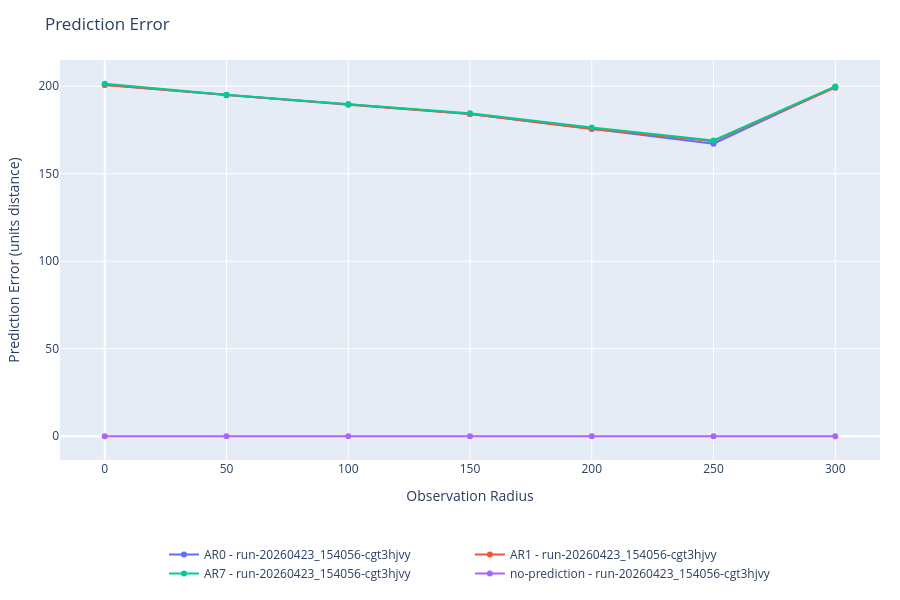
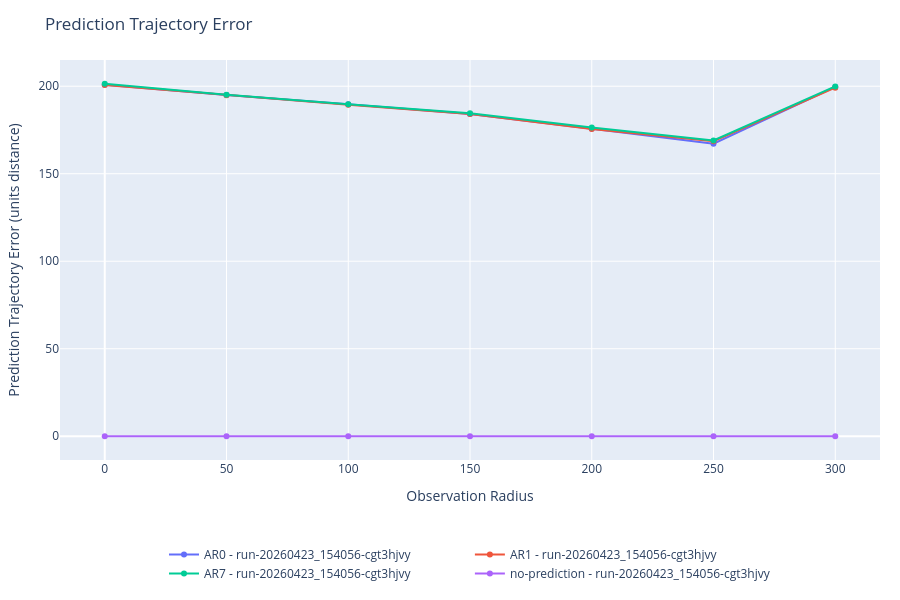
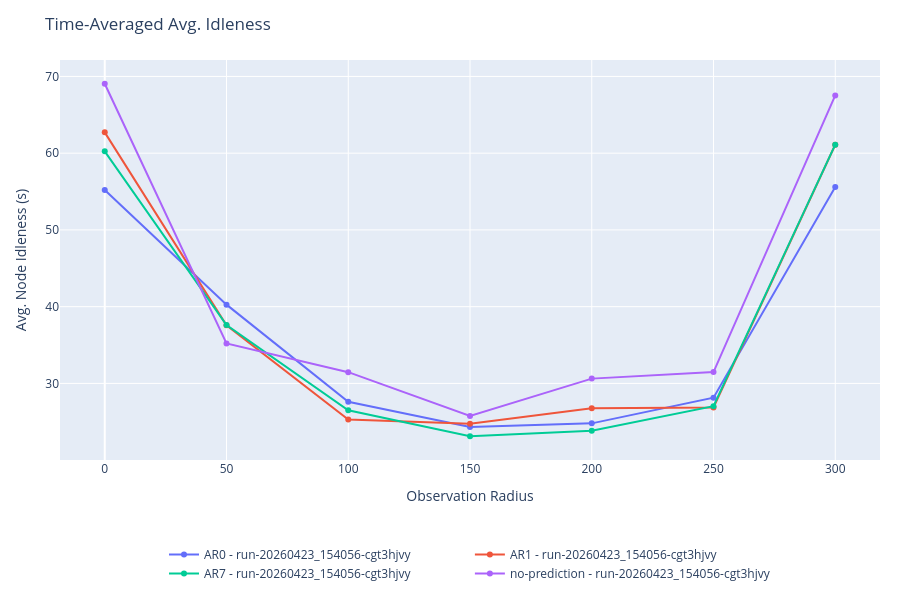
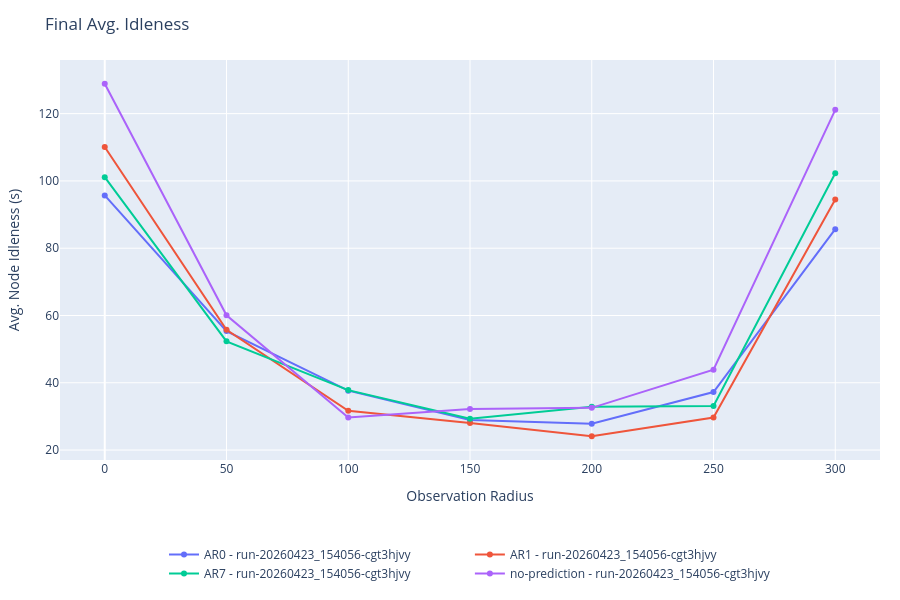

The notebook cell saved with these charts, in order:
### Code cell
import plotly.graph_objects as go
import numpy as np

# Data for plotting
categories = {
    'prediction_error_mean': {
        'title': 'Prediction Error',
        'ylabel': 'Prediction Error (units distance)',
        'xlabel': 'Observation Radius',
        'x': obs_radii,
        # Average over all episodes and all timesteps.
        'y': {
            series: [np.mean(output[series][experiment]['prediction_error_mean']) for experiment in output[series]]
                for series in output
        }
    },
    'prediction_trajectory_error_mean': {
        'title': 'Prediction Trajectory Error',
        'ylabel': 'Prediction Trajectory Error (units distance)',
        'xlabel': 'Observation Radius',
        'x': obs_radii,
        # Average over all episodes and all timesteps.
        'y': {
            series: [np.mean(output[series][experiment]['prediction_trajectory_error_mean']) for experiment in output[series]]
                for series in output
        }
    },
    'avg_idleness': {
        'title': 'Time-Averaged Avg. Idleness',
        'ylabel': 'Avg. Node Idleness (s)',
        'xlabel': 'Observation Radius',
        'x': obs_radii,
        # Average over all episodes and all timesteps.
        'y': {
            series: [np.mean(output[series][experiment]['avg_idleness']) for experiment in output[series]]
                for series in output
        }
    },
    'avg_idleness_final': {
        'title': 'Final Avg. Idleness',
        'ylabel': 'Avg. Node Idleness (s)',
        'xlabel': 'Observation Radius',
        'x': obs_radii,
        # Average over all episodes and all timesteps.
        'y': {
            series: [np.mean(output[series][experiment]['avg_idleness'][:, -1]) for experiment in output[series]]
                for series in output
        }
    },
    'avg_idleness_over_time': {
        'title': 'Avg. Idleness vs. Time',
        'ylabel': 'Avg. Node Idleness (s)',
        'xlabel': 'Time Steps',
        # One trace per test/experiment: average over episodes, keep time dimension.
        'y': {
            series: {
                experiment: np.mean(output[series][experiment]['avg_idleness'], axis=0)
                for experiment in output[series]
            }
            for series in output
        }
    },
    'communication_requests': {
        'title': 'Communication Requests vs. Observation Radius',
        'ylabel': 'Communication Requests',
        'xlabel': 'Observation Radius',
        'x': obs_radii,
        'y': {
            series: [np.mean(output[series][experiment]['communication']['requests_made']) for experiment in output[series]]
                for series in output
        }
    },
    'communication_requests_time': {
        'title': 'Cumulative Communication Requests vs. Time',
        'ylabel': 'Communication Requests',
        'xlabel': 'Time Steps',
        'y': {
            series: {
                experiment: np.cumsum(np.mean(output[series][experiment]['communication']['requests_made'], axis=0))
                for experiment in output[series]
            }
            for series in output
        }
    }
}

# Miscelaneous statistics.
timesteps = [np.max([np.max(output[series][experiment]['deltaSteps'].shape[1]) for experiment in output[series]]) for series in output]

for category in categories:
    fig = go.Figure()
    x = categories[category].get('x', None)
    y_data = categories[category]['y']
    show_legend = True

    # Detect nested dict: {series: {experiment: array}} — data with a time dimension.
    is_time_series = (
        isinstance(y_data, dict)
        and len(y_data) > 0
        and isinstance(next(iter(y_data.values())), dict)
    )

    if is_time_series:
        for series, tests in y_data.items():
            for test_name, values in tests.items():
                x_local = np.arange(1, len(values) + 1)
                fig.add_trace(go.Scatter(
                    x=x_local,
                    y=values,
                    mode='lines',
                    name=f"{series} | {test_name}",
                    hovertemplate=f'{series} | {test_name}' + ': %{y:.4f}<extra></extra>',
                    line={
                        "color": 'red' if "no-prediction" in series else 'blue',
                    }
                ))
    elif isinstance(y_data, dict):
        for series, values in y_data.items():
            x_local = x
            if x_local is None:
                x_local = np.linspace(0, 1, len(values))
            if len(values) == 1:
                # Plot a bar instead of a point if there's only one value, to make it more visible.
                fig.add_trace(go.Bar(
                    x=[series],
                    y=values,
                    name=series,
                    hovertemplate=f'{series}' + ': %{y:.4f}<extra></extra>',
                ))
                show_legend = False  # Legend is not needed if we're labeling bars directly.
            else:
                fig.add_trace(go.Scatter(
                    x=x_local,
                    y=values,
                    mode='lines+markers',
                    name=series,
                    hovertemplate='%{x:.2f}: %{y:.4f}<extra></extra>'
                ))
    else:
        values = y_data
        x_local = x
        if x_local is None:
            x_local = np.linspace(0, 1, len(values))
        fig.add_trace(go.Scatter(
            x=x_local,
            y=values,
            mode='lines+markers',
            hovertemplate='%{x:.2f}: %{y:.4f}<extra></extra>'
        ))
    
    title = categories[category]['title']
    xlabel = 'Scenario' if "xlabel" not in categories[category] else categories[category]['xlabel']
    ylabel = f"Timesteps out of {timesteps}" if "ylabel" not in categories[category] else categories[category]['ylabel']
    
    fig.update_layout(
        # title=f"{title}: avg. over {args['eval_episodes']['value']} episodes, seed {args['seed']['value']}",
        title=f"{title}",
        xaxis_title=xlabel,
        yaxis_title=ylabel,
        hovermode='closest',
        showlegend=show_legend,
        autosize=True,
        height=600,
        margin=dict(l=60, r=20, t=60, b=120),
        legend=dict(
            orientation='h',
            yanchor='top',
            y=-0.2,
            xanchor='center',
            x=0.5
        ),
    )
    
    fig.show()

### Figure 1 — Plotly figure (JSON) as saved in the notebook; plotly's stock layout.template omitted (floating-point values rounded to 4 significant figures)
{"data": [{"hovertemplate": "%{x:.2f}: %{y:.4f}<extra></extra>", "mode": "lines+markers", "name": "AR0 - run-20260423_154056-cgt3hjvy", "type": "scatter", "x": [0, 50, 100, 150, 200, 250, 300], "y": [200.8, 194.9, 189.7, 184.1, 175.7, 167.2, 199.6]}, {"hovertemplate": "%{x:.2f}: %{y:.4f}<extra></extra>", "mode": "lines+markers", "name": "AR1 - run-20260423_154056-cgt3hjvy", "type": "scatter", "x": [0, 50, 100, 150, 200, 250, 300], "y": [200.7, 194.9, 189.4, 184.1, 175.5, 168.6, 199.2]}, {"hovertemplate": "%{x:.2f}: %{y:.4f}<extra></extra>", "mode": "lines+markers", "name": "AR7 - run-20260423_154056-cgt3hjvy", "type": "scatter", "x": [0, 50, 100, 150, 200, 250, 300], "y": [201.4, 195.2, 189.8, 184.5, 176.4, 169.0, 199.9]}, {"hovertemplate": "%{x:.2f}: %{y:.4f}<extra></extra>", "mode": "lines+markers", "name": "no-prediction - run-20260423_154056-cgt3hjvy", "type": "scatter", "x": [0, 50, 100, 150, 200, 250, 300], "y": [0, 0, 0, 0, 0, 0, 0]}], "layout": {"autosize": true, "height": 600, "hovermode": "closest", "legend": {"orientation": "h", "x": 0.5, "xanchor": "center", "y": -0.2, "yanchor": "top"}, "margin": {"b": 120, "l": 60, "r": 20, "t": 60}, "showlegend": true, "title": {"text": "Prediction Error"}, "xaxis": {"title": {"text": "Observation Radius"}}, "yaxis": {"title": {"text": "Prediction Error (units distance)"}}}}

### Figure 2 — Plotly figure (JSON) as saved in the notebook; plotly's stock layout.template omitted (floating-point values rounded to 4 significant figures)
{"data": [{"hovertemplate": "%{x:.2f}: %{y:.4f}<extra></extra>", "mode": "lines+markers", "name": "AR0 - run-20260423_154056-cgt3hjvy", "type": "scatter", "x": [0, 50, 100, 150, 200, 250, 300], "y": [200.8, 194.9, 189.7, 184.1, 175.7, 167.2, 199.6]}, {"hovertemplate": "%{x:.2f}: %{y:.4f}<extra></extra>", "mode": "lines+markers", "name": "AR1 - run-20260423_154056-cgt3hjvy", "type": "scatter", "x": [0, 50, 100, 150, 200, 250, 300], "y": [200.7, 194.9, 189.4, 184.1, 175.5, 168.6, 199.2]}, {"hovertemplate": "%{x:.2f}: %{y:.4f}<extra></extra>", "mode": "lines+markers", "name": "AR7 - run-20260423_154056-cgt3hjvy", "type": "scatter", "x": [0, 50, 100, 150, 200, 250, 300], "y": [201.4, 195.2, 189.8, 184.5, 176.4, 169.0, 199.9]}, {"hovertemplate": "%{x:.2f}: %{y:.4f}<extra></extra>", "mode": "lines+markers", "name": "no-prediction - run-20260423_154056-cgt3hjvy", "type": "scatter", "x": [0, 50, 100, 150, 200, 250, 300], "y": [0, 0, 0, 0, 0, 0, 0]}], "layout": {"autosize": true, "height": 600, "hovermode": "closest", "legend": {"orientation": "h", "x": 0.5, "xanchor": "center", "y": -0.2, "yanchor": "top"}, "margin": {"b": 120, "l": 60, "r": 20, "t": 60}, "showlegend": true, "title": {"text": "Prediction Trajectory Error"}, "xaxis": {"title": {"text": "Observation Radius"}}, "yaxis": {"title": {"text": "Prediction Trajectory Error (units distance)"}}}}

### Figure 3 — Plotly figure (JSON) as saved in the notebook; plotly's stock layout.template omitted (floating-point values rounded to 4 significant figures)
{"data": [{"hovertemplate": "%{x:.2f}: %{y:.4f}<extra></extra>", "mode": "lines+markers", "name": "AR0 - run-20260423_154056-cgt3hjvy", "type": "scatter", "x": [0, 50, 100, 150, 200, 250, 300], "y": [55.2, 40.27, 27.62, 24.31, 24.8, 28.14, 55.6]}, {"hovertemplate": "%{x:.2f}: %{y:.4f}<extra></extra>", "mode": "lines+markers", "name": "AR1 - run-20260423_154056-cgt3hjvy", "type": "scatter", "x": [0, 50, 100, 150, 200, 250, 300], "y": [62.71, 37.58, 25.29, 24.75, 26.76, 26.85, 61.1]}, {"hovertemplate": "%{x:.2f}: %{y:.4f}<extra></extra>", "mode": "lines+markers", "name": "AR7 - run-20260423_154056-cgt3hjvy", "type": "scatter", "x": [0, 50, 100, 150, 200, 250, 300], "y": [60.24, 37.6, 26.51, 23.12, 23.83, 27.04, 61.11]}, {"hovertemplate": "%{x:.2f}: %{y:.4f}<extra></extra>", "mode": "lines+markers", "name": "no-prediction - run-20260423_154056-cgt3hjvy", "type": "scatter", "x": [0, 50, 100, 150, 200, 250, 300], "y": [69.05, 35.22, 31.47, 25.76, 30.63, 31.48, 67.53]}], "layout": {"autosize": true, "height": 600, "hovermode": "closest", "legend": {"orientation": "h", "x": 0.5, "xanchor": "center", "y": -0.2, "yanchor": "top"}, "margin": {"b": 120, "l": 60, "r": 20, "t": 60}, "showlegend": true, "title": {"text": "Time-Averaged Avg. Idleness"}, "xaxis": {"title": {"text": "Observation Radius"}}, "yaxis": {"title": {"text": "Avg. Node Idleness (s)"}}}}

### Figure 4 — Plotly figure (JSON) as saved in the notebook; plotly's stock layout.template omitted (floating-point values rounded to 4 significant figures)
{"data": [{"hovertemplate": "%{x:.2f}: %{y:.4f}<extra></extra>", "mode": "lines+markers", "name": "AR0 - run-20260423_154056-cgt3hjvy", "type": "scatter", "x": [0, 50, 100, 150, 200, 250, 300], "y": [95.7, 55.37, 37.66, 28.96, 27.86, 37.26, 85.65]}, {"hovertemplate": "%{x:.2f}: %{y:.4f}<extra></extra>", "mode": "lines+markers", "name": "AR1 - run-20260423_154056-cgt3hjvy", "type": "scatter", "x": [0, 50, 100, 150, 200, 250, 300], "y": [110.1, 55.75, 31.66, 28.02, 24.11, 29.65, 94.45]}, {"hovertemplate": "%{x:.2f}: %{y:.4f}<extra></extra>", "mode": "lines+markers", "name": "AR7 - run-20260423_154056-cgt3hjvy", "type": "scatter", "x": [0, 50, 100, 150, 200, 250, 300], "y": [101.1, 52.33, 37.83, 29.32, 32.91, 33.08, 102.3]}, {"hovertemplate": "%{x:.2f}: %{y:.4f}<extra></extra>", "mode": "lines+markers", "name": "no-prediction - run-20260423_154056-cgt3hjvy", "type": "scatter", "x": [0, 50, 100, 150, 200, 250, 300], "y": [128.9, 60.07, 29.7, 32.21, 32.55, 43.87, 121.1]}], "layout": {"autosize": true, "height": 600, "hovermode": "closest", "legend": {"orientation": "h", "x": 0.5, "xanchor": "center", "y": -0.2, "yanchor": "top"}, "margin": {"b": 120, "l": 60, "r": 20, "t": 60}, "showlegend": true, "title": {"text": "Final Avg. Idleness"}, "xaxis": {"title": {"text": "Observation Radius"}}, "yaxis": {"title": {"text": "Avg. Node Idleness (s)"}}}}
